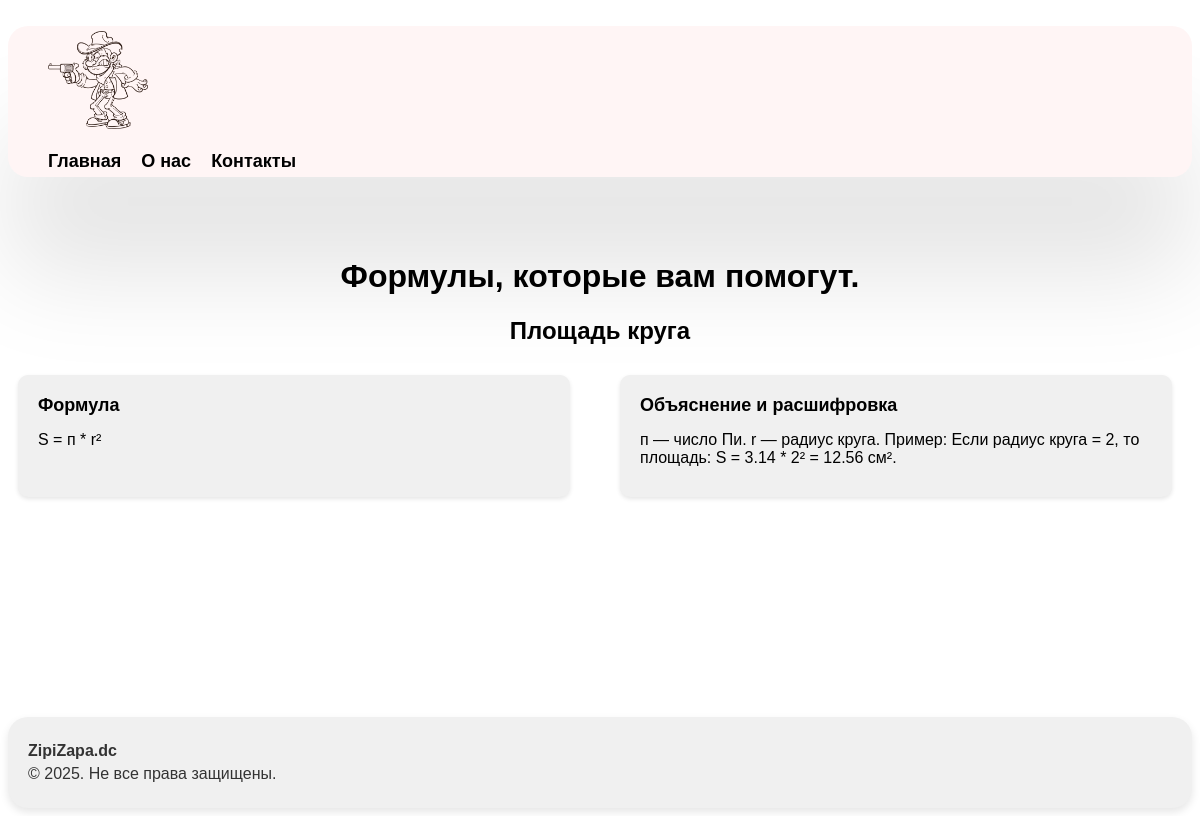
Page /geometr1 on the committed database.
### tables this page shows
CREATE TABLE geom(form text, example text, tema text);

### app.py (the view)
@app.route('/geometr<index>')
def geometrThema(index):
    geometr=getTable('geom')
    tema=geometr[int(index)]
    return render_template('formgeom.html', tema1 = tema[2], form1 = tema[0], example1 = tema[1])

### db.py (called while the page is built)
    def create_tables(self):
        self.query('CREATE TABLE IF NOT EXISTS alg(form TEXT, example TEXT, tema TEXT)')
        self.query('CREATE TABLE IF NOT EXISTS geom(form TEXT, example TEXT, tema TEXT)')
        self.query('CREATE TABLE IF NOT EXISTS fiz(form TEXT, example TEXT, tema TEXT)')
        self.query('CREATE TABLE IF NOT EXISTS inf(form TEXT, example TEXT, tema TEXT)')

    def query(self,arg,values=None):
        if values==None:
            self.cur.execute(arg)
        else:
            self.cur.execute(arg,values)
        self.conn.commit()

    def fetchall(self,arg,values=None):
        if values==None:
            self.cur.execute(arg)
        else:
            self.cur.execute(arg,values)
        return self.cur.fetchall()

    def __del__(self):
        self.conn.close()

### form.py (called while the page is built)
def getTable(nameTable):
    base=DatabaseManager('base.db')
    base.create_tables()
    res=base.fetchall(f'SELECT * FROM {nameTable}')
    return res

### templates/formgeom.html
{% extends 'index.html' %} {% block title %}Главная{% endblock %} {% block
body%}
<div class="maincontent">
  <h1 class="magicformul">Формулы, которые вам помогут.</h1>
  <h2 class="tema">{{tema1}}</h2>
  <div class="formuls">
    <div class="form">
      <h2>Формула</h2>
      <p><strong></strong>{{form1}}</p>
    </div>
    <div class="form">
      <h2>Объяснение и расшифровка</h2>
      <p><strong></strong>{{example1}}</p>
    </div>
  </div>
</div>
{% endblock%}

### static/style.css (style rules this page uses)
* { scroll-behavior: smooth; }
.maincontent { flex: 1; }
.formuls { display: flex; gap: 30px; }
.tema { text-align: center; font-family: Arial, Helvetica, sans-serif; }
.magicformul { font-family: Arial, Helvetica, sans-serif; text-align: center; }
.form { background-color: #f0f0f0; border-radius: 10px; box-shadow: 0 2px 4px rgba(0, 0, 0, 0.1); padding: 20px; margin: 10px; width: calc(50% - 40px); box-sizing: border-box; min-width: 260px; }
.form h2 { font-size: 18px; margin-top: 0; font-family: Arial, Helvetica, sans-serif; }
.form p { margin: 10px 0; font-family: Arial, Helvetica, sans-serif; }

### rows in the picture
geom: tema "Площадь круга", form "S = п * r²", example "п — число Пи. r — радиус круга. Пример: Если радиус круга = 2, то площадь: S = 3.14 * 2² = 12.56 см²."
